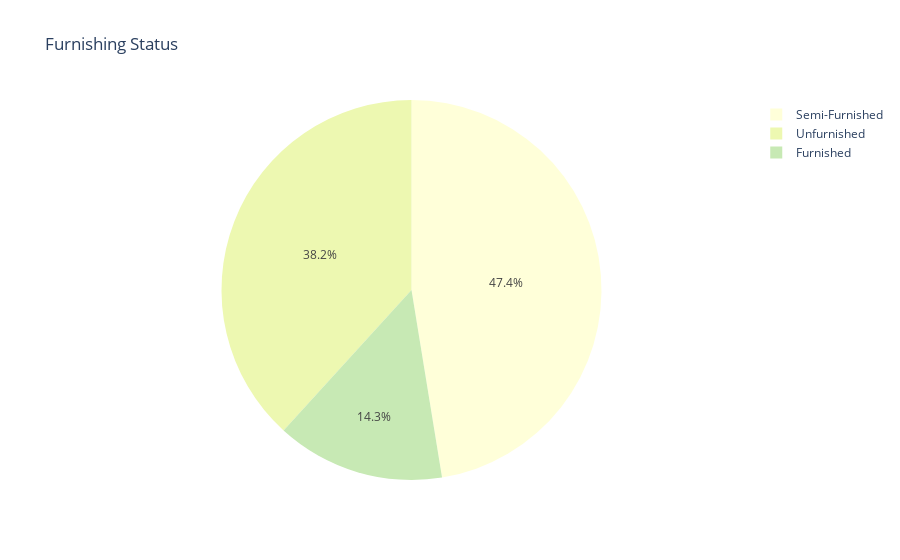

Write notebook code for a chart like this one.
### Code cell
px.pie(data, names='Furnishing Status', title='Furnishing Status',color_discrete_sequence=px.colors.sequential.YlGnBu)

### Figure 1 — Plotly figure (JSON) as saved in the notebook; plotly's stock layout.template omitted (floating-point values rounded to 4 significant figures; data arrays with more than 128 entries replaced by an {"elided": "..."} marker saying what was removed)
{"data": [{"domain": {"x": [0, 1], "y": [0, 1]}, "hovertemplate": "Furnishing Status=%{label}<extra></extra>", "labels": {"elided": "4746 str values"}, "legendgroup": "", "name": "", "showlegend": true, "type": "pie"}], "layout": {"legend": {"tracegroupgap": 0}, "piecolorway": ["rgb(255,255,217)", "rgb(237,248,177)", "rgb(199,233,180)", "rgb(127,205,187)", "rgb(65,182,196)", "rgb(29,145,192)", "rgb(34,94,168)", "rgb(37,52,148)", "rgb(8,29,88)"], "title": {"text": "Furnishing Status"}}}
